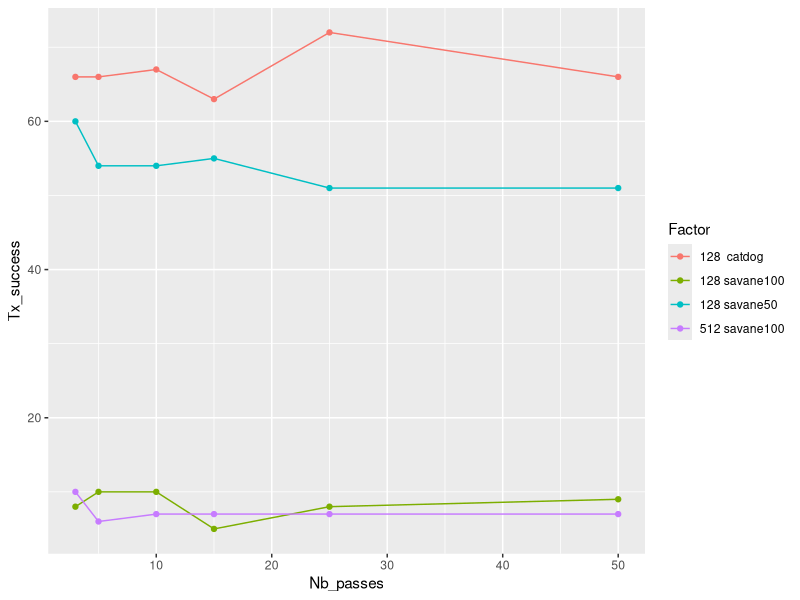

This figure's R source: (Note: this script raises an error after producing the figure.)
## ---- chunk 1
knitr::opts_chunk$set(echo = TRUE)
## ---- chunk 2
library(ggplot2)

models <- read.csv("models.csv", sep=",",
                   colClasses = c(rep("numeric",2), "character", 
                                  rep("numeric",2), "character", 
                                  rep("numeric",2)), 
                   na.strings = "NA")

str(models)

names(models) <- c("Nb_classes", "Nb_neuro", "Dataset_train", "Nb_image_train", "Nb_passes", "Dataset_test", "Nb_image_test", "Tx_success")
models$Factor <- paste(models$Nb_neuro, models$Dataset_train)

#Graphe Tx de succés selon le nb de passes

png("plot1.png", width = 800, height = 600)
qplot(Nb_passes, Tx_success, data = models, color=Factor, geom = c("point", "line"))
dev.off()
## ---- chunk 3

#Inclure le png du chunk r plot1

knitr::include_graphics("plot1.png")

